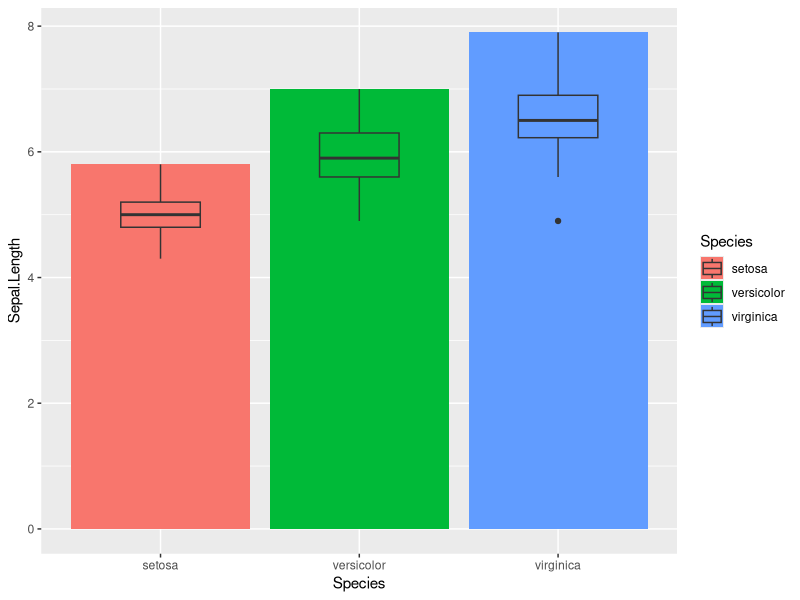
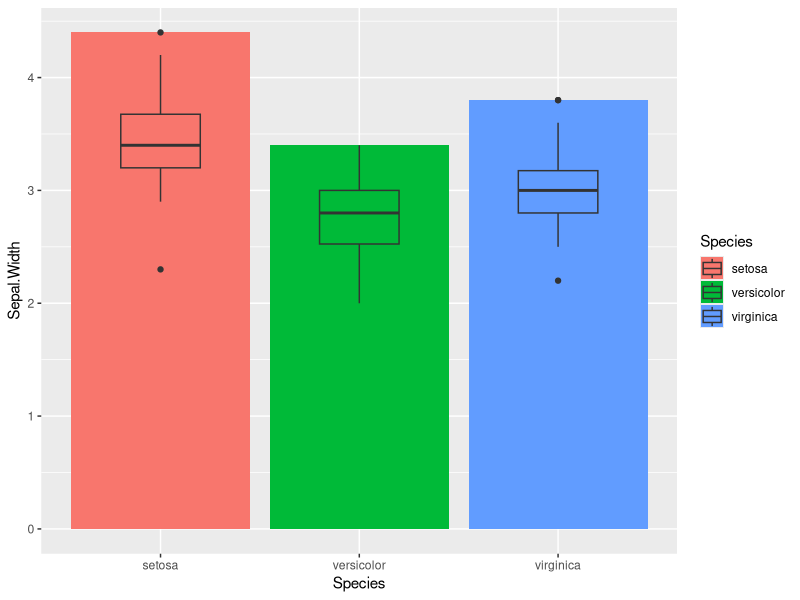

Write R code to recreate these figures, in order.
## ---- chunk 1
# Load the iris dataset and assign to new_iris variable
library(datasets)
data(iris)
new_iris <- iris   
## ---- chunk 2
library(ggplot2)
# Sepal Length Visualization
ggplot(new_iris, aes(x=Species, y=Sepal.Length, fill=Species)) +
  geom_histogram(stat="identity", position="dodge") +
  geom_boxplot(width=0.4, position=position_dodge(1))
## ---- chunk 3
# Sepal Width Visualization
ggplot(new_iris, aes(x=Species, y=Sepal.Width, fill=Species)) +
  geom_histogram(stat="identity", position="dodge") +
  geom_boxplot(width=0.4, position=position_dodge(1))
